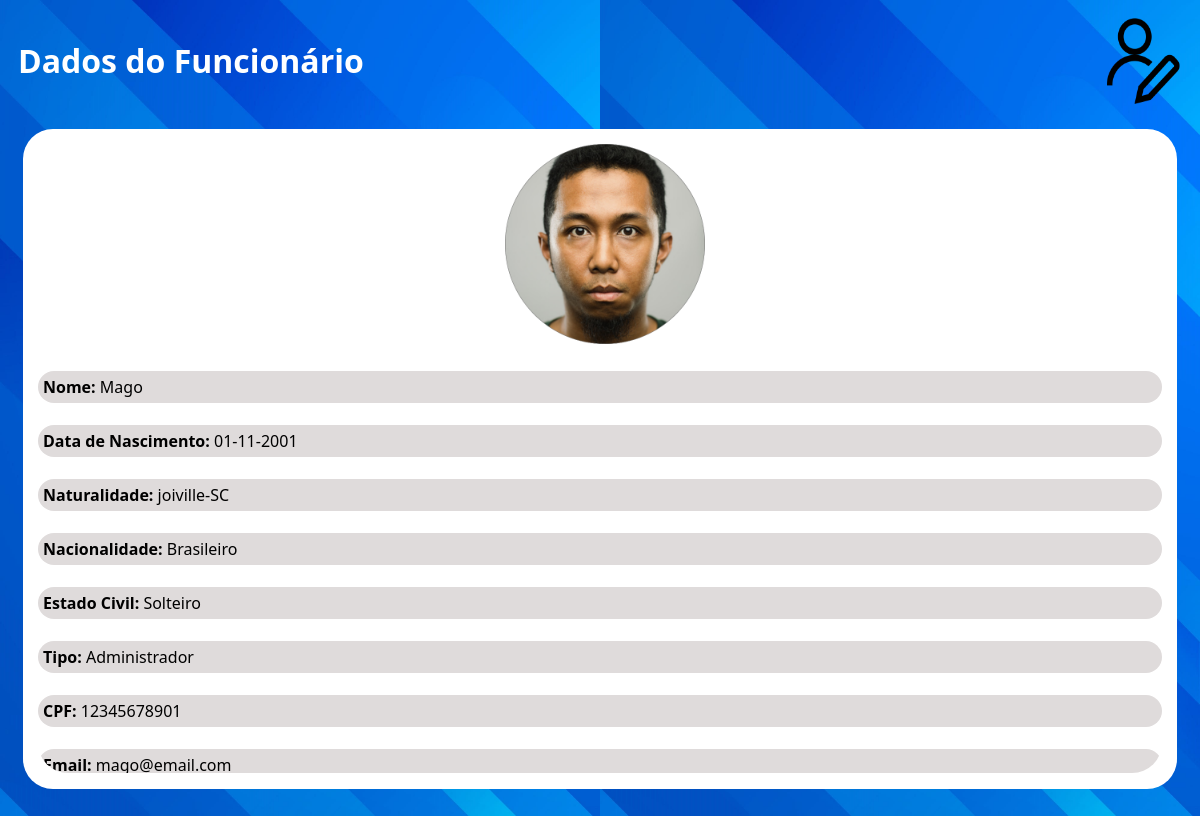
The page /private/readFuncionário.php?id=1 (signed in) on the database its author committed.
### tables this page shows
CREATE TABLE usuarios(
	id int auto_increment primary key,
    nome varchar(45) not null,
    data_nascimento varchar(45) not null,
    naturalidade varchar(45) not null,
    nacionalidade varchar(45) not null,
    estado_civil varchar(45) not null,
    tipo ENUM('Administrador','Usuario') not null,
    CPF char(11) not null unique,
    email varchar(45) not null unique,
    data_admissao varchar(45) not null,
    genero varchar(45) not null,
    codigo char(6) not null unique,
    senha varchar(45) not null
);

### private/readFuncionário.php (the view, shortened to what this page needs)
<?php
include '../config/db.php';
if (isset($_GET['id'])) {
    $id = intval($_GET['id']);
    $sql = "SELECT * FROM usuarios WHERE id = $id";
    $result = $conn->query($sql);
    if ($result && $result->num_rows > 0) {
        $row = $result->fetch_assoc();
        ?>
        <!DOCTYPE html>
        <html lang="pt-br">
        <head>
            <link rel="stylesheet" href="../style/styles.css">
        </head>
        <body>
            <header class="header">
                <h1>Dados do Funcionário</h1>
                <img class="logoMenu" src="../assets/icons/funcionario.png">
            </header>
            <div class="brancoGeral">
                <div class="arrastarGeral">
                    <div class="logofuncionario">
                        <img class="img_cadastro" src="../assets/images/fotoCadastro.png" alt="">
                    </div>
                    <br>
                    <div class="cinzaCadastro"><strong>Nome:</strong> <?php echo htmlspecialchars($row['nome']); ?></div><br>
                    <div class="cinzaCadastro"><strong>Data de Nascimento:</strong>
                        <?php echo htmlspecialchars($row['data_nascimento']); ?></div><br>
                    <div class="cinzaCadastro"><strong>Naturalidade:</strong>
                        <?php echo htmlspecialchars($row['naturalidade']); ?></div><br>
                    <div class="cinzaCadastro"><strong>Nacionalidade:</strong>
                        <?php echo htmlspecialchars($row['nacionalidade']); ?></div><br>
                    <div class="cinzaCadastro"><strong>Estado Civil:</strong>
                        <?php echo htmlspecialchars($row['estado_civil']); ?></div><br>
                    <div class="cinzaCadastro"><strong>Tipo:</strong> <?php echo htmlspecialchars($row['tipo']); ?></div><br>
                    <div class="cinzaCadastro"><strong>CPF:</strong> <?php echo htmlspecialchars($row['CPF']); ?></div><br>
                    <div class="cinzaCadastro"><strong>Email:</strong> <?php echo htmlspecialchars($row['email']); ?></div><br>
                        <br>
                    <br>
                    <br>
                    <div class="cinzaCadastro"><strong>Senha:</strong> <?php echo htmlspecialchars($row['senha']); ?></div><br>
                </div>
            </div>
        </body>
        </html>
        <?php
    } else {
        echo "Funcionário não encontrado.";
    }
} else {
    echo "ID não informado.";
}
?>

### style/styles.css (style rules this page uses)
body { background-image: url('..//assets/icons/BlueBackground.jpg'); background-size: 600px; font-family: 'Segoe UI', Tahoma, Geneva, Verdana, sans-serif; }
.header { color: white; justify-content: space-between; display: flex; padding: 10px; }
.logoMenu { width: 79px; }
.brancoGeral { background-color: white; border-radius: 30px; border: 0px; padding: 15px; margin: 15px; height: 630px ; }
.arrastarGeral { overflow: scroll; scrollbar-width: none; height: 629px; border-radius: 30px; }
.logofuncionario { text-align: center; }
.cinzaCadastro { background-color: rgb(223, 219, 219); border-radius: 30px; border: 0px; padding: 5px; text-align: left; }
.img_cadastro { width: 200px; padding-left: 9px; }

### rows shown on the page
usuarios: nome "Mago", data_nascimento "01-11-2001", naturalidade "joiville-SC", nacionalidade "Brasileiro", estado_civil "Solteiro", tipo "Administrador", CPF "12345678901", email "mago@email.com"
